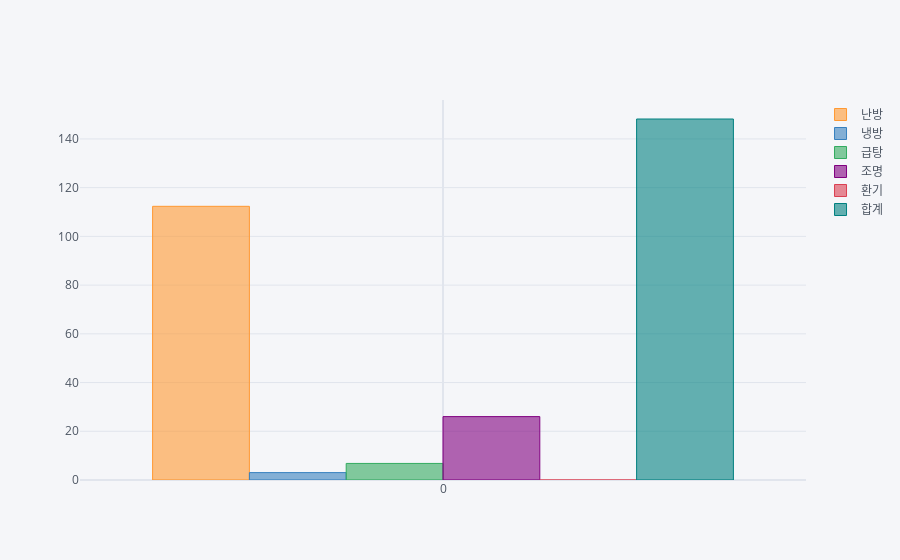

The notebook cell saved with this chart:
### Code cell
df_result.iplot(kind='bar')

### Figure 1 — Plotly figure (JSON) as saved in the notebook; plotly's stock layout.template omitted (floating-point values rounded to 4 significant figures)
{"data": [{"marker": {"color": "rgba(255, 153, 51, 0.6)", "line": {"color": "rgba(255, 153, 51, 1.0)", "width": 1}}, "name": "난방", "orientation": "v", "text": "", "type": "bar", "x": [0], "y": [112.3]}, {"marker": {"color": "rgba(55, 128, 191, 0.6)", "line": {"color": "rgba(55, 128, 191, 1.0)", "width": 1}}, "name": "냉방", "orientation": "v", "text": "", "type": "bar", "x": [0], "y": [3.028]}, {"marker": {"color": "rgba(50, 171, 96, 0.6)", "line": {"color": "rgba(50, 171, 96, 1.0)", "width": 1}}, "name": "급탕", "orientation": "v", "text": "", "type": "bar", "x": [0], "y": [6.8]}, {"marker": {"color": "rgba(128, 0, 128, 0.6)", "line": {"color": "rgba(128, 0, 128, 1.0)", "width": 1}}, "name": "조명", "orientation": "v", "text": "", "type": "bar", "x": [0], "y": [26.01]}, {"marker": {"color": "rgba(219, 64, 82, 0.6)", "line": {"color": "rgba(219, 64, 82, 1.0)", "width": 1}}, "name": "환기", "orientation": "v", "text": "", "type": "bar", "x": [0], "y": [0]}, {"marker": {"color": "rgba(0, 128, 128, 0.6)", "line": {"color": "rgba(0, 128, 128, 1.0)", "width": 1}}, "name": "합계", "orientation": "v", "text": "", "type": "bar", "x": [0], "y": [148.2]}], "layout": {"legend": {"bgcolor": "#F5F6F9", "font": {"color": "#4D5663"}}, "paper_bgcolor": "#F5F6F9", "plot_bgcolor": "#F5F6F9", "title": {"font": {"color": "#4D5663"}}, "xaxis": {"gridcolor": "#E1E5ED", "showgrid": true, "tickfont": {"color": "#4D5663"}, "title": {"font": {"color": "#4D5663"}, "text": ""}, "zerolinecolor": "#E1E5ED"}, "yaxis": {"gridcolor": "#E1E5ED", "showgrid": true, "tickfont": {"color": "#4D5663"}, "title": {"font": {"color": "#4D5663"}, "text": ""}, "zerolinecolor": "#E1E5ED"}}}
